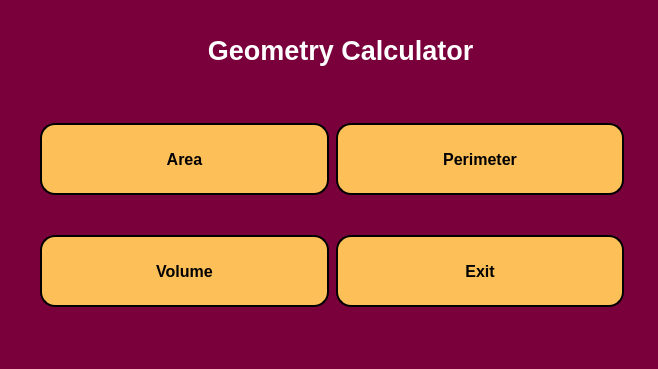
<?xml version="1.0" encoding="UTF-8"?>
<ui version="4.0">
 <class>MainWindow</class>
 <widget class="QMainWindow" name="MainWindow">
  <property name="geometry">
   <rect>
    <x>0</x>
    <y>0</y>
    <width>658</width>
    <height>369</height>
   </rect>
  </property>
  <property name="windowTitle">
   <string>Geometry Calculator</string>
  </property>
  <property name="styleSheet">
   <string notr="true">background-color: rgb(122, 0, 60);</string>
  </property>
  <widget class="QWidget" name="centralwidget">
   <widget class="QWidget" name="layoutWidget">
    <property name="geometry">
     <rect>
      <x>40</x>
      <y>90</y>
      <width>584</width>
      <height>251</height>
     </rect>
    </property>
    <layout class="QGridLayout" name="gridLayout">
     <property name="sizeConstraint">
      <enum>QLayout::SetDefaultConstraint</enum>
     </property>
     <property name="spacing">
      <number>7</number>
     </property>
     <item row="0" column="0">
      <widget class="QPushButton" name="area">
       <property name="enabled">
        <bool>true</bool>
       </property>
       <property name="baseSize">
        <size>
         <width>0</width>
         <height>0</height>
        </size>
       </property>
       <property name="font">
        <font>
         <pointsize>12</pointsize>
         <weight>75</weight>
         <bold>true</bold>
        </font>
       </property>
       <property name="cursor">
        <cursorShape>PointingHandCursor</cursorShape>
       </property>
       <property name="styleSheet">
        <string notr="true">background-color: rgb(253, 191, 87);
height: 60px;
border-style: outset;
border-width: 2px;
border-radius: 15px;
border-color: black;
padding: 4px;</string>
       </property>
       <property name="text">
        <string>Area</string>
       </property>
       <property name="icon">
        <iconset>
         <normaloff>../../images/area.png</normaloff>../../images/area.png</iconset>
       </property>
       <property name="iconSize">
        <size>
         <width>30</width>
         <height>30</height>
        </size>
       </property>
      </widget>
     </item>
     <item row="0" column="1">
      <widget class="QPushButton" name="perimeter">
       <property name="font">
        <font>
         <pointsize>12</pointsize>
         <weight>75</weight>
         <bold>true</bold>
        </font>
       </property>
       <property name="cursor">
        <cursorShape>PointingHandCursor</cursorShape>
       </property>
       <property name="styleSheet">
        <string notr="true">background-color: rgb(253, 191, 87);
height: 60px;
border-style: outset;
border-width: 2px;
border-radius: 15px;
border-color: black;
padding: 4px;</string>
       </property>
       <property name="text">
        <string>Perimeter</string>
       </property>
       <property name="icon">
        <iconset>
         <normaloff>../../images/perimeter.png</normaloff>../../images/perimeter.png</iconset>
       </property>
       <property name="iconSize">
        <size>
         <width>35</width>
         <height>35</height>
        </size>
       </property>
      </widget>
     </item>
     <item row="1" column="0">
      <widget class="QPushButton" name="volume">
       <property name="font">
        <font>
         <pointsize>12</pointsize>
         <weight>75</weight>
         <bold>true</bold>
        </font>
       </property>
       <property name="cursor">
        <cursorShape>PointingHandCursor</cursorShape>
       </property>
       <property name="styleSheet">
        <string notr="true">background-color: rgb(253, 191, 87);
height: 60px;
border-style: outset;
border-width: 2px;
border-radius: 15px;
border-color: black;
padding: 4px;
</string>
       </property>
       <property name="text">
        <string>Volume</string>
       </property>
       <property name="icon">
        <iconset>
         <normaloff>../../images/volume.png</normaloff>../../images/volume.png</iconset>
       </property>
       <property name="iconSize">
        <size>
         <width>30</width>
         <height>30</height>
        </size>
       </property>
      </widget>
     </item>
     <item row="1" column="1">
      <widget class="QPushButton" name="exit_btn">
       <property name="sizePolicy">
        <sizepolicy hsizetype="Minimum" vsizetype="Fixed">
         <horstretch>0</horstretch>
         <verstretch>0</verstretch>
        </sizepolicy>
       </property>
       <property name="font">
        <font>
         <pointsize>12</pointsize>
         <weight>75</weight>
         <bold>true</bold>
        </font>
       </property>
       <property name="cursor">
        <cursorShape>PointingHandCursor</cursorShape>
       </property>
       <property name="styleSheet">
        <string notr="true">background-color: rgb(253, 191, 87);
height: 60px;
border-style: outset;
border-width: 2px;
border-radius: 15px;
border-color: black;
padding: 4px;</string>
       </property>
       <property name="text">
        <string>Exit</string>
       </property>
       <property name="shortcut">
        <string>Esc</string>
       </property>
      </widget>
     </item>
    </layout>
   </widget>
   <widget class="QLabel" name="label">
    <property name="geometry">
     <rect>
      <x>0</x>
      <y>10</y>
      <width>681</width>
      <height>81</height>
     </rect>
    </property>
    <property name="text">
     <string>&lt;html&gt;&lt;head/&gt;&lt;body&gt;&lt;p align=&quot;center&quot;&gt;&lt;span style=&quot; font-size:20pt; font-weight:600; color:#ffffff;&quot;&gt;Geometry Calculator&lt;/span&gt;&lt;/p&gt;&lt;/body&gt;&lt;/html&gt;</string>
    </property>
   </widget>
  </widget>
  <widget class="QStatusBar" name="statusbar"/>
 </widget>
 <resources/>
 <connections/>
</ui>
